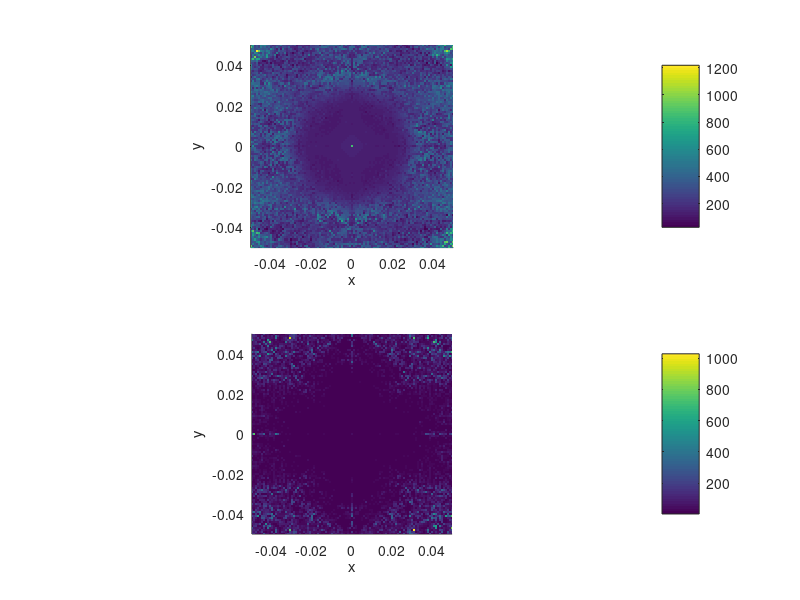

The MATLAB source for this figure:
load('obs_plot.mat')

figure(1);
clf; 

subplot(2,1,1);
grid on; hold on; axis equal;
% plotBaseArtistic(params);
imagesc('xdata',x,'ydata',y,'cdata',lui)
colorbar;
xlabel('x');
ylabel('y');
xlim([-0.05, 0.05])
ylim([-0.05, 0.05])

subplot(2,1,2);
grid on; hold on; axis equal;
% plotBaseArtistic(params);
imagesc('xdata',x,'ydata',y,'cdata',lecn)
colorbar;
xlabel('x');
ylabel('y');

xlim([-0.05, 0.05])
ylim([-0.05, 0.05])